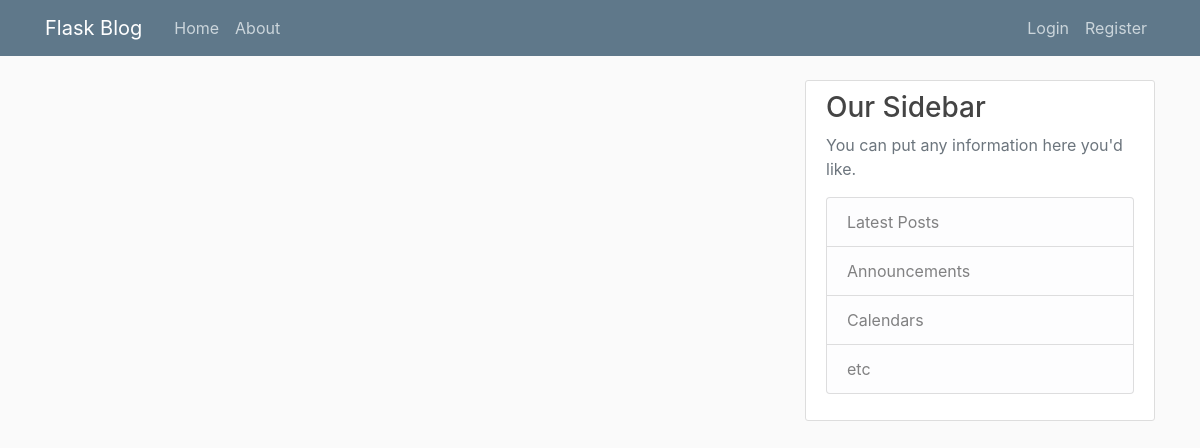
The app's page /home, older data.
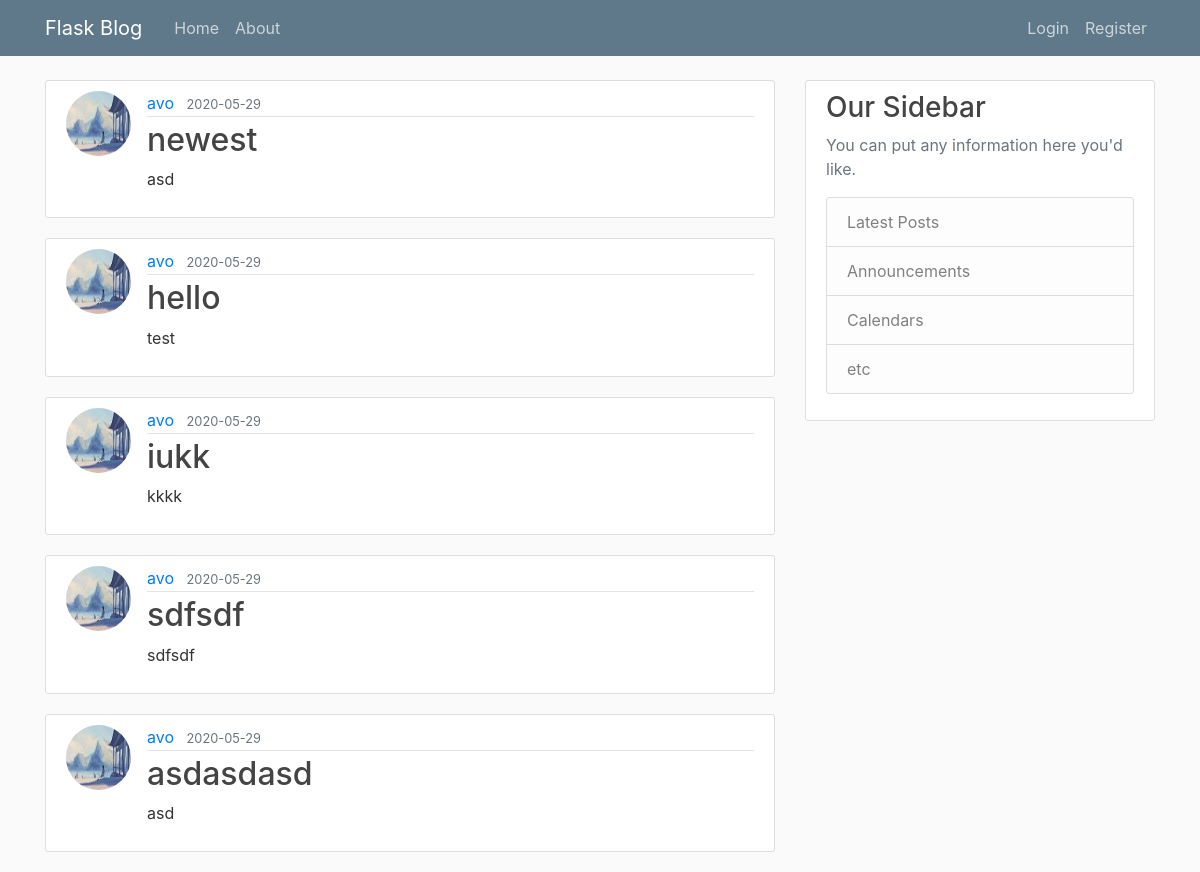
The same page, newer data.
### flaskblog/models.py (models this page shows, shortened)
class Post(db.Model):
	id = db.Column(db.Integer, primary_key =True)
	title = db.Column(db.String(100), nullable = False)
	date_posted = db.Column(db.DateTime, nullable = False, default = datetime.utcnow)
	content = db.Column(db.Text, nullable = False)
	user_id = db.Column(db.Integer, db.ForeignKey('user.id'), nullable =False)

class User(db.Model, UserMixin):
	id = db.Column(db.Integer, primary_key =True)
	username = db.Column(db.String(20), unique = True, nullable = False)
	email = db.Column(db.String(120), unique = True, nullable = False)
	image_file = db.Column(db.String(20), nullable = False, default = 'default.jpg')
	password = db.Column(db.String(60), nullable = False)
	posts = db.relationship('Post', backref='author', lazy = True)

### flaskblog/routes.py (the view)
@app.route('/')
@app.route('/home')
def home():
	page = request.args.get('page', 1, type = int )
	posts = Post.query.order_by(Post.date_posted.desc()).paginate(page = page, per_page = 5)
	return render_template('home.html', posts= posts)

### flaskblog/templates/home.html
{% extends "layout.html"%}
{% block content%}
	{%for post in posts %}
		<article class="media content-section">
			<img class ="rounded-circle article-img" src ="{{url_for('static', filename ='profile_pics/' + post.author.image_file)}}">
		  <div class="media-body">
		    <div class="article-metadata">
		      <a class="mr-2" href="#">{{ post.author.username }}</a>
		      <small class="text-muted">{{ post.date_posted.strftime('%Y-%m-%d')}}</small>
		    </div>
		    <h2><a class="article-title" href= "{{ url_for('post', post_id = post.id )}}">{{ post.title }}</a></h2>
		    <p class="article-content">{{ post.content }}</p>
		  </div>
		</article>
	{%endfor%}
{% endblock content%}

### flaskblog/templates/layout.html (shortened to what this page needs)
<!DOCTYPE html>
<html>
<head>
    <link rel="stylesheet" href="https://stackpath.bootstrapcdn.com/bootstrap/4.5.0/css/bootstrap.min.css">
    <link rel="stylesheet" type ="text/css" href ="{{url_for('static', filename ='main.css')}}">
</head>
<body>
	<header class="site-header">
	  <nav class="navbar navbar-expand-md navbar-dark bg-steel fixed-top">
	    <div class="container">
	      <a class="navbar-brand mr-4" href="/">Flask Blog</a>
	      <div class="collapse navbar-collapse" id="navbarToggle">
	        <div class="navbar-nav mr-auto">
	          <a class="nav-item nav-link" href="{{url_for('home')}}">Home</a>
	          <a class="nav-item nav-link" href="{{url_for('about')}}">About</a>
	        </div>
	        <div class="navbar-nav">
	        	{% if current_user.is_authenticated%}
	        	<a class="nav-item nav-link" href="{{url_for('new_post')}}">New Post </a>
	        		<a class="nav-item nav-link" href="{{url_for('account')}}">Account</a>
	        		<a class="nav-item nav-link" href="{{url_for('logout')}}">Logout</a>
	        	{%else%}
		           <a class="nav-item nav-link" href="{{url_for('login')}}">Login</a>
		           <a class="nav-item nav-link" href="{{url_for('register')}}">Register</a>
	          	{%endif%}
	        </div>
	      </div>
	    </div>
	  </nav>
	</header>
	<main role="main" class="container">
	  <div class="row">
	    <div class="col-md-8">
	      	{% block content %}{% endblock %}
	    </div>
	    <div class="col-md-4">
	      <div class="content-section">
	        <h3>Our Sidebar</h3>
	        <p class='text-muted'>You can put any information here you'd like.
	          <ul class="list-group">
	            <li class="list-group-item list-group-item-light">Latest Posts</li>
	            <li class="list-group-item list-group-item-light">Announcements</li>
	            <li class="list-group-item list-group-item-light">Calendars</li>
	            <li class="list-group-item list-group-item-light">etc</li>
	          </ul>
	        </p>
	      </div>
	    </div>
	  </div>
	</main>
</body>
</html>

### flaskblog/static/main.css (style rules this page uses)
body { background: #fafafa; color: #333333; margin-top: 5rem; }
h1, h2, h3, h4, h5, h6 { color: #444444; }
.bg-steel { background-color: #5f788a; }
.site-header .navbar-nav .nav-link { color: #cbd5db; }
.content-section { background: #ffffff; padding: 10px 20px; border: 1px solid #dddddd; border-radius: 3px; margin-bottom: 20px; }
.article-title { color: #444444; }
.article-content { white-space: pre-line; }
.article-img { height: 65px; width: 65px; margin-right: 16px; }
.article-metadata { padding-bottom: 1px; margin-bottom: 4px; border-bottom: 1px solid #e3e3e3 }

Row changes from the older to the newer data that the page shows:
added Post: image_file (picture), author.username "avo", date_posted "2020-05-29", title "newest", content "asd"
added Post: image_file (picture), author.username "avo", date_posted "2020-05-29", title "hello", content "test"
added Post: image_file (picture), author.username "avo", date_posted "2020-05-29", title "iukk", content "kkkk"
added Post: image_file (picture), author.username "avo", date_posted "2020-05-29", title "sdfsdf", content "sdfsdf"
added Post: image_file (picture), author.username "avo", date_posted "2020-05-29", title "asdasdasd", content "asd"
